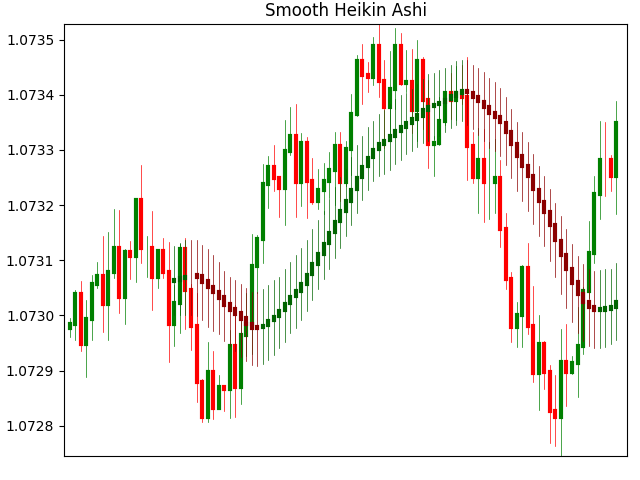

Here is the Python script that generated this plot:
import matplotlib.pyplot as plt
from datetime import datetime,timedelta
import numpy as np
import pandas as pd
import random
import indicator as indi

class Smooth_Heikin_Ashi:
    def __init__(self):
        self.n=100
        self.fig=plt.figure()
        self.title='Smooth Heikin Ashi'
        self.calc_type='pandas'   #'dict' or 'pandas'
        self.indi=indi

    def set_variables(self):
        variables=['time','open','high','low','close']
        var={i:[] for i in variables}
        return var

    def print_data(self,var):
        print(len(var['time']),var['time'][-1],f"O:{var['open'][-1]:.5f}",f"H:{var['high'][-1]:.5f}"
              f"L:{var['low'][-1]:.5f}",f"C:{var['close'][-1]:.5f}")

    def get_data(self,var):
        for i in range(self.n):
            t=(datetime.now()+timedelta(minutes=i)).strftime('%d-%m-%Y %H:%M:%S')
            var['time'].append(t)

            if len(var['open'])==0:
                var['open'].append(random.uniform(1,1.2))
                up_close=var['open'][-1]*(1+0.0001)
                down_close=var['open'][-1]*(1-0.0001)
                var['close'].append(random.uniform(down_close,up_close))
            else:
                var['open'].append(var['close'][-1])
                up_close=var['open'][-1]*(1+0.0001)
                down_close=var['open'][-1]*(1-0.0001)
                var['close'].append(random.uniform(down_close,up_close))
        
            if var['open'][-1]<var['close'][-1]:
                price1=var['close'][-1]
                price2=var['open'][-1]
            elif var['open'][-1]>var['close'][-1]:
                price1=var['open'][-1]
                price2=var['close'][-1]
            high=random.uniform(price1,price1*(1+0.00007))
            low=random.uniform(price2,price2*(1-0.00007))
            var['high'].append(high)
            var['low'].append(low)

            #smooth heikin ashi:
            if self.calc_type=='dict':
                self.indi.smooth_heikin_dict(20,var)

            self.print_data(var)

        if self.calc_type=='pandas':
            self.indi.smooth_heikin_pandas(20,var)

    def plot_data(self,var):
        self.fig.subplots_adjust(top=0.95,bottom=0.05,right=0.98,left=0.1,hspace=0,wspace=0)
        ax=self.fig.add_gridspec(6,1)
        ax1=self.fig.add_subplot(ax[0:6,:])

        ax1.clear()
        ax1.set_xticks([])
        ax1.set_title(self.title)
        ax1.set_xlim(-1,101)
        ax1.set_ylim(min(var['low']),max(var['high']))

        for i in range(len(var['time'])):
            if var['open'][i]>var['close'][i]:
                ccolor='r'
            elif var['open'][i]<var['close'][i]:
                ccolor='g'
            else:
                ccolor='gray'
            ax1.plot([var['time'][i]]*2,[var['open'][i],var['close'][i]],c=ccolor,lw=3)
            ax1.plot([var['time'][i]]*2,[var['high'][i],var['low'][i]],c=ccolor,lw=0.5)

        #plot smooth heikin ashi:
        for i in range(len(var['time'])):
            if var['sh_open'][i]>var['sh_close'][i]:
                ccolor='darkred'
            elif var['sh_open'][i]<var['sh_close'][i]:
                ccolor='darkgreen'
            else:
                ccolor='gray'
            ax1.plot([var['time'][i]]*2,[var['sh_open'][i],var['sh_close'][i]],c=ccolor,lw=3)
            ax1.plot([var['time'][i]]*2,[var['sh_high'][i],var['sh_low'][i]],c=ccolor,lw=0.5)
    
        plt.show()

obj=Smooth_Heikin_Ashi()
var=obj.set_variables()
obj.get_data(var)
obj.plot_data(var)
